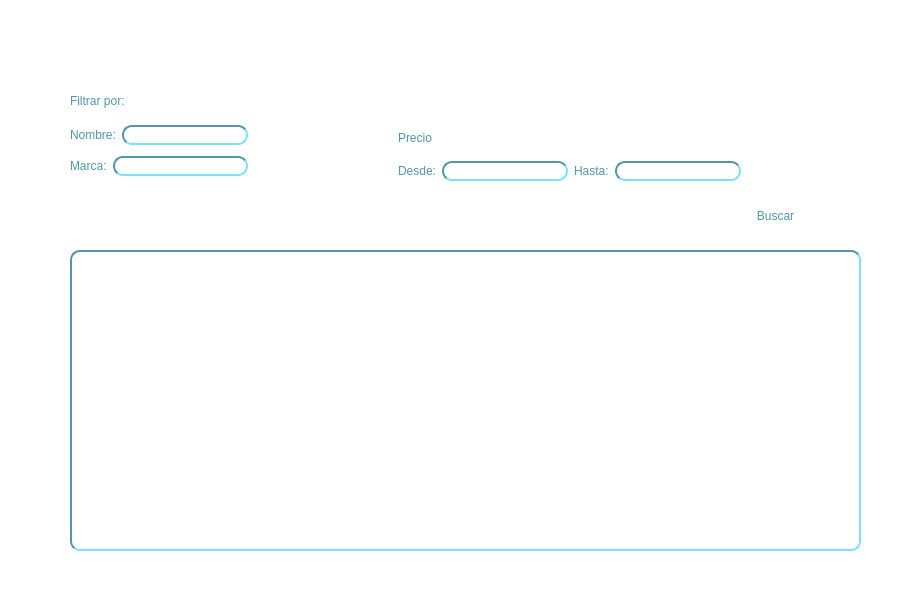
<?xml version="1.0" encoding="UTF-8"?>
<ui version="4.0">
 <class>BuscarArticulos</class>
 <widget class="QMainWindow" name="BuscarArticulos">
  <property name="geometry">
   <rect>
    <x>0</x>
    <y>0</y>
    <width>900</width>
    <height>610</height>
   </rect>
  </property>
  <property name="windowTitle">
   <string>MainWindow</string>
  </property>
  <property name="styleSheet">
   <string notr="true">QWidget
{
	background: rgb(255, 255, 255);
}

QPushButton
{
	border-width: 1.5px;
	border-color: rgb(82, 150, 170);
	border-radius:5px;
	padding: 0 8px;
	background-color:rgb(255, 255, 255);
	font: 20pt &quot;Yu Gothic&quot;;

	color:rgb(82, 150, 170)
}

QPushButton:hover
{
	font: 23pt &quot;Yu Gothic&quot;;
	color:rgb(82, 150, 170);
}

QGroupBox
{
	border-width: .8px;
	border-color: rgb(82, 150, 170);
	border-style: inset;
	border-radius:5px;
	padding: 0 8px;
	background-color:rgb(255, 255, 255);
	font: 20pt &quot;Yu Gothic&quot;;
	color:rgb(82, 150, 170)
}

QGroupBox QPushButton
{
	border-width: 0px;
	font: 20pt &quot;Yu Gothic&quot;;
	color:rgb(82, 150, 170);
}

QGroupBox QPushButton:hover
{
	font: 20pt &quot;Yu Gothic&quot;;
	color:rgb(0, 0, 127)
}

QGroupBox QLabel
{
	border-width: 0px;
	font: 18pt &quot;Yu Gothic&quot;;
	color:rgb(82, 150, 170);
}

QLineEdit
{
	border-width: 2px;
	border-color: rgb(82, 150, 170);
	border-style: inset;
	border-radius:10px;
	padding: 0 8px;
	background-color:rgb(255, 255, 255);
}

QTableWidget
{
border-width: 2px;
	border-color: rgb(82, 150, 170);
	border-style: inset;
	border-radius:10px;
	padding: 0 8px;
	background-color:rgb(255, 255, 255);
	font: 75 10pt &quot;Century Gothic&quot;;
	color:rgb(82, 150, 170)	
}
</string>
  </property>
  <widget class="QWidget" name="centralwidget">
   <widget class="QPushButton" name="btnRegresar">
    <property name="geometry">
     <rect>
      <x>800</x>
      <y>20</y>
      <width>71</width>
      <height>61</height>
     </rect>
    </property>
    <property name="sizePolicy">
     <sizepolicy hsizetype="Preferred" vsizetype="Preferred">
      <horstretch>0</horstretch>
      <verstretch>0</verstretch>
     </sizepolicy>
    </property>
    <property name="text">
     <string/>
    </property>
    <property name="icon">
     <iconset resource="imagenes.qrc">
      <normaloff>:/imagenes/regresar.png</normaloff>:/imagenes/regresar.png</iconset>
    </property>
    <property name="iconSize">
     <size>
      <width>60</width>
      <height>60</height>
     </size>
    </property>
   </widget>
   <widget class="QTableWidget" name="tableWidget">
    <property name="geometry">
     <rect>
      <x>70</x>
      <y>250</y>
      <width>791</width>
      <height>301</height>
     </rect>
    </property>
   </widget>
   <widget class="QLabel" name="logoBBVA">
    <property name="geometry">
     <rect>
      <x>60</x>
      <y>20</y>
      <width>131</width>
      <height>51</height>
     </rect>
    </property>
    <property name="styleSheet">
     <string notr="true"/>
    </property>
    <property name="text">
     <string/>
    </property>
    <property name="pixmap">
     <pixmap resource="imagenes.qrc">:/imagenes/logoBBVA.jpg</pixmap>
    </property>
    <property name="scaledContents">
     <bool>true</bool>
    </property>
   </widget>
   <widget class="QLabel" name="label">
    <property name="geometry">
     <rect>
      <x>70</x>
      <y>90</y>
      <width>91</width>
      <height>21</height>
     </rect>
    </property>
    <property name="styleSheet">
     <string notr="true">border-width: 0px;
font: 13pt &quot;Yu Gothic&quot;;
color:rgb(82, 150, 170);
background-color:none;

</string>
    </property>
    <property name="text">
     <string>Filtrar por:</string>
    </property>
   </widget>
   <widget class="QLabel" name="barraBBVA">
    <property name="geometry">
     <rect>
      <x>0</x>
      <y>0</y>
      <width>47</width>
      <height>611</height>
     </rect>
    </property>
    <property name="styleSheet">
     <string notr="true">background-color: none;</string>
    </property>
    <property name="text">
     <string/>
    </property>
    <property name="pixmap">
     <pixmap resource="imagenes.qrc">:/imagenes/barraColores.jpg</pixmap>
    </property>
    <property name="scaledContents">
     <bool>true</bool>
    </property>
   </widget>
   <widget class="QPushButton" name="btnBuscar">
    <property name="geometry">
     <rect>
      <x>710</x>
      <y>200</y>
      <width>131</width>
      <height>31</height>
     </rect>
    </property>
    <property name="styleSheet">
     <string notr="true"/>
    </property>
    <property name="text">
     <string>Buscar</string>
    </property>
   </widget>
   <widget class="QWidget" name="">
    <property name="geometry">
     <rect>
      <x>70</x>
      <y>120</y>
      <width>671</width>
      <height>61</height>
     </rect>
    </property>
    <layout class="QHBoxLayout" name="horizontalLayout_6">
     <item>
      <layout class="QVBoxLayout" name="verticalLayout_2">
       <item>
        <layout class="QHBoxLayout" name="horizontalLayout">
         <item>
          <widget class="QLabel" name="label_2">
           <property name="styleSheet">
            <string notr="true">border-width: 0px;
	font: 13pt &quot;Yu Gothic&quot;;
	color:rgb(82, 150, 170);</string>
           </property>
           <property name="text">
            <string>Nombre:</string>
           </property>
          </widget>
         </item>
         <item>
          <widget class="QLineEdit" name="lineNombre"/>
         </item>
        </layout>
       </item>
       <item>
        <layout class="QHBoxLayout" name="horizontalLayout_2">
         <item>
          <widget class="QLabel" name="label_3">
           <property name="styleSheet">
            <string notr="true">border-width: 0px;
	font: 13pt &quot;Yu Gothic&quot;;
	color:rgb(82, 150, 170);</string>
           </property>
           <property name="text">
            <string>Marca:</string>
           </property>
          </widget>
         </item>
         <item>
          <widget class="QLineEdit" name="lineMarca"/>
         </item>
        </layout>
       </item>
      </layout>
     </item>
     <item>
      <spacer name="horizontalSpacer">
       <property name="orientation">
        <enum>Qt::Horizontal</enum>
       </property>
       <property name="sizeHint" stdset="0">
        <size>
         <width>40</width>
         <height>20</height>
        </size>
       </property>
      </spacer>
     </item>
     <item>
      <layout class="QVBoxLayout" name="verticalLayout">
       <item>
        <widget class="QLabel" name="label_4">
         <property name="styleSheet">
          <string notr="true">border-width: 0px;
	font: 13pt &quot;Yu Gothic&quot;;
	color:rgb(82, 150, 170);</string>
         </property>
         <property name="text">
          <string>Precio</string>
         </property>
        </widget>
       </item>
       <item>
        <layout class="QHBoxLayout" name="horizontalLayout_5">
         <item>
          <layout class="QHBoxLayout" name="horizontalLayout_3">
           <item>
            <widget class="QLabel" name="label_5">
             <property name="styleSheet">
              <string notr="true">border-width: 0px;
	font: 13pt &quot;Yu Gothic&quot;;
	color:rgb(82, 150, 170);</string>
             </property>
             <property name="text">
              <string>Desde:</string>
             </property>
            </widget>
           </item>
           <item>
            <widget class="QLineEdit" name="linePrecioInicial"/>
           </item>
          </layout>
         </item>
         <item>
          <layout class="QHBoxLayout" name="horizontalLayout_4">
           <item>
            <widget class="QLabel" name="label_6">
             <property name="styleSheet">
              <string notr="true">border-width: 0px;
	font: 13pt &quot;Yu Gothic&quot;;
	color:rgb(82, 150, 170);</string>
             </property>
             <property name="text">
              <string>Hasta:</string>
             </property>
            </widget>
           </item>
           <item>
            <widget class="QLineEdit" name="linePrecioFinal"/>
           </item>
          </layout>
         </item>
        </layout>
       </item>
      </layout>
     </item>
    </layout>
   </widget>
  </widget>
 </widget>
 <resources>
  <include location="imagenes.qrc"/>
 </resources>
 <connections/>
</ui>
